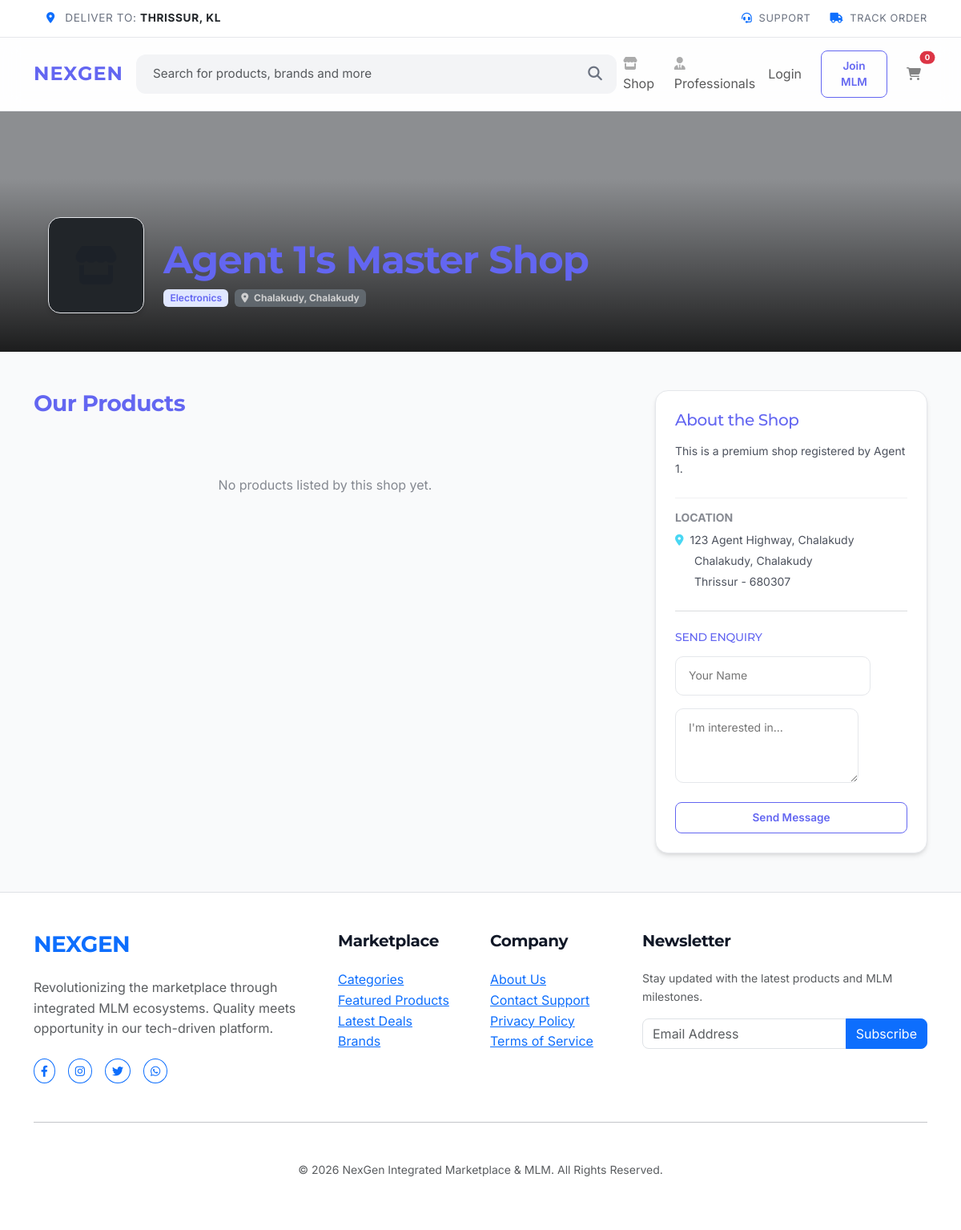
The page /shop_detail.php?id=6 on the database its author committed.
### tables this page shows
CREATE TABLE shops (
    id INTEGER PRIMARY KEY AUTOINCREMENT,
    owner_id INTEGER NOT NULL,
    name TEXT NOT NULL,
    description TEXT,
    logo TEXT,
    wallpaper TEXT,
    meta_keywords TEXT,
    og_title TEXT,
    og_description TEXT,
    locality TEXT,
    category TEXT,
    created_at DATETIME DEFAULT CURRENT_TIMESTAMP, type TEXT CHECK(type IN ('privilege', 'classic', 'free_listing')) DEFAULT 'free_listing', social_links TEXT, address TEXT, city TEXT, district TEXT, pincode TEXT, added_by_agent_id INTEGER REFERENCES users(id),
    FOREIGN KEY (owner_id) REFERENCES users(id)
);

### includes/config.php (called while the page is built, shortened)
<?php
function e($text) {
    return htmlspecialchars($text ?? '', ENT_QUOTES, 'UTF-8');
}
?>

### shop_detail.php (the view, shortened to what this page needs)
<?php
require_once 'includes/config.php';
$id = $_GET['id'] ?? 0;
$stmt = $pdo->prepare("SELECT * FROM shops WHERE id = ?");
$stmt->execute([$id]);
$shop = $stmt->fetch();
$stmt = $pdo->prepare("SELECT * FROM products WHERE shop_id = ? ORDER BY created_at DESC");
$stmt->execute([$id]);
$products = $stmt->fetchAll();
include 'includes/header.php';
?>
<div class="shop-hero position-relative mb-5" style="height: 300px;">
    <?php if($shop['type'] !== 'free_listing' && $shop['wallpaper']): ?>
        <img src="<?php echo BASE_URL . '/' . $shop['wallpaper']; ?>" class="w-100 h-100 object-fit-cover opacity-50">
    <?php else: ?>
        <div class="w-100 h-100 bg-dark opacity-50"></div>
    <?php endif; ?>
    <div class="position-absolute bottom-0 start-0 w-100 p-4 p-md-5" style="background: linear-gradient(transparent, rgba(0,0,0,0.8));">
        <div class="container d-flex align-items-end">
            <div class="shop-logo-lg glass-card p-2 bg-dark" style="width: 120px; height: 120px; border-radius: 15px;">
                <?php if($shop['logo']): ?>
                    <img src="<?php echo BASE_URL . '/' . $shop['logo']; ?>" class="w-100 h-100 object-fit-contain rounded" alt="Logo">
                <?php else: ?>
                    <div class="w-100 h-100 d-flex align-items-center justify-content-center opacity-25">
                        <i class="fas fa-store fa-3x"></i>
                    </div>
                <?php endif; ?>
            </div>
            <div class="ms-4 mb-2">
                <h1 class="display-5 fw-bold neon-text m-0"><?php echo e($shop['name']); ?></h1>
                <div class="d-flex flex-wrap gap-2 mt-2">
                    <span class="badge bg-info"><?php echo e($shop['category']); ?></span>
                    <span class="badge bg-secondary opacity-75"><i class="fas fa-location-dot me-1"></i> <?php echo e($shop['locality']); ?>, <?php echo e($shop['city']); ?></span>
                </div>
            </div>
        </div>
    </div>
</div>
<div class="container">
    <div class="row g-5">
        <div class="col-lg-8">
            <h3 class="neon-text mb-4">Our Products</h3>
            <div class="row g-4">
                <?php if(empty($products)): ?>
                    <div class="col-12 text-center py-5 opacity-50">No products listed by this shop yet.</div>
                <?php endif; ?>
            </div>
        </div>
        <div class="col-lg-4">
            <div class="glass-card p-4 sticky-top" style="top: 100px;">
                <h4 class="h5 mb-3 neon-text">About the Shop</h4>
                <p class="opacity-75 small mb-4">
                    <?php echo e($shop['description'] ?: 'This shop provides high-quality products and services to its customers.'); ?>
                </p>
                <?php if($shop['address']): ?>
                <div class="mb-4 pt-3 border-top border-secondary border-opacity-10">
                    <h6 class="small fw-bold text-uppercase opacity-50 mb-2">Location</h6>
                    <p class="small opacity-75 mb-1"><i class="fas fa-map-marker-alt me-2 text-info"></i><?php echo e($shop['address']); ?></p>
                    <p class="small opacity-75 mb-1 ms-4"><?php echo e($shop['locality']); ?>, <?php echo e($shop['city']); ?></p>
                    <p class="small opacity-75 mb-0 ms-4"><?php echo e($shop['district']); ?> - <?php echo e($shop['pincode']); ?></p>
                </div>
                <?php endif; ?>
                <div class="pt-4 border-top border-secondary border-opacity-25">
                    <h4 class="h5 mb-3 neon-text small text-uppercase">Send Enquiry</h4>
                    <form action="submit_enquiry.php" method="POST">
                        <div class="mb-3">
                            <input type="text" name="customer_name" class="glass-input small" placeholder="Your Name" required>
                        </div>
                        <div class="mb-3">
                            <textarea name="message" class="glass-input small" rows="3" placeholder="I'm interested in..." required></textarea>
                        </div>
                        <button type="submit" class="neon-button-sm w-100">Send Message</button>
                    </form>
                </div>
            </div>
        </div>
    </div>
</div>
<?php include 'includes/footer.php'; ?>

### assets/css/style.css (style rules this page uses)
:root { --primary-color: #6366f1; --accent-color: #818cf8; --body-bg: #f9fafb; --card-bg: #ffffff; --text-main: #111827; --text-muted: #6b7280; --border-color: #e5e7eb; --card-shadow: 0 4px 6px -1px rgba(0, 0, 0, 0.1), 0 2px 4px -1px rgba(0, 0, 0, 0.06); --transition: all 0.3s cubic-bezier(0.4, 0, 0.2, 1); --border-radius: 16px; }
body { background-color: var(--body-bg); color: var(--text-main); font-family: 'Inter', sans-serif; line-height: 1.6; overflow-x: hidden; }
h1, h2, h3, h4, h5, .navbar-brand { font-family: 'Montserrat', sans-serif; font-weight: 700; letter-spacing: -0.02em; }
.glass-card { background: var(--card-bg); border: 1px solid var(--border-color); border-radius: var(--border-radius); box-shadow: var(--card-shadow); transition: var(--transition); }
.neon-text { color: var(--primary-color); }
.glass-input { background: #ffffff !important; border: 1px solid var(--border-color) !important; color: var(--text-main) !important; padding: 0.75rem 1rem !important; border-radius: 10px !important; transition: var(--transition); }
.neon-button-sm { background: transparent; border: 1.5px solid var(--primary-color); color: var(--primary-color); border-radius: 8px; padding: 0.5rem 1.25rem; font-size: 0.85rem; font-weight: 600; transition: var(--transition); }
.badge.bg-info { background: #e0e7ff !important; color: var(--primary-color) !important; font-weight: 600; border-radius: 6px; padding: 0.4em 0.7em; }

### rows shown on the page
shops: name "Agent 1's Master Shop", category "Electronics", locality "Chalakudy", city "Chalakudy", description "This is a premium shop registered by Agent 1.", address "123 Agent Highway, Chalakudy", district "Thrissur", pincode "680307"
